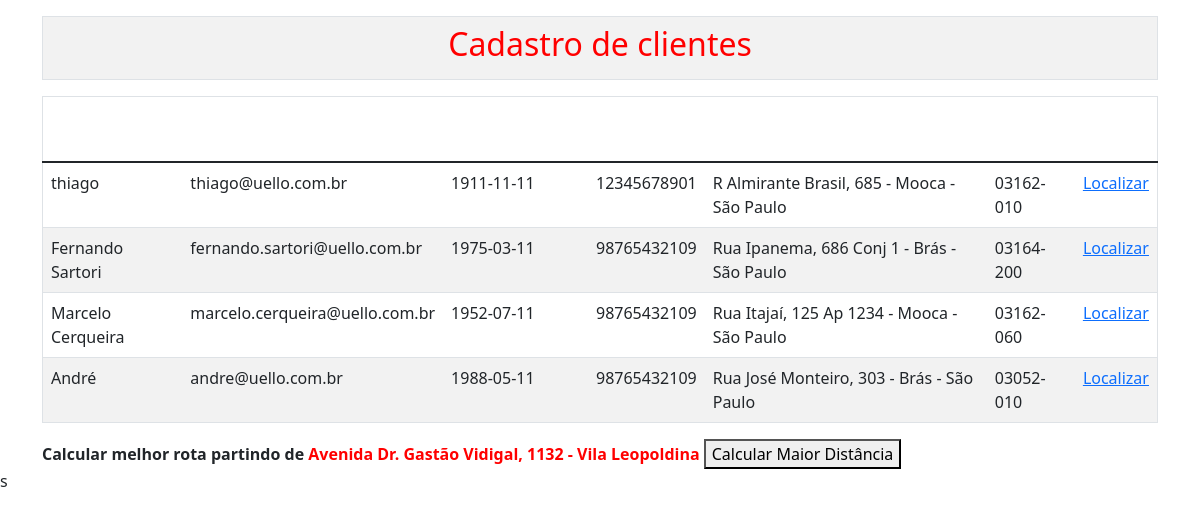
The page /cadastros.php on the database its author committed.
### tables this page shows
CREATE TABLE `cadastro` (
  `id` int(6) UNSIGNED NOT NULL,
  `nome` varchar(30) NOT NULL,
  `email` varchar(30) NOT NULL,
  `datanasc` date DEFAULT NULL,
  `cpf` varchar(11) NOT NULL,
  `endereco` varchar(70) NOT NULL,
  `cep` varchar(9) NOT NULL
);

### cadastros.php (the view, shortened to what this page needs)
<!DOCTYPE html PUBLIC "-//W3C//DTD XHTML 1.0 Transitional//EN" "http://www.w3.org/TR/xhtml1/DTD/xhtml1-transitional.dtd">
<html xmlns="http://www.w3.org/1999/xhtml">
<head>
	<link href="https://cdn.jsdelivr.net/npm/bootstrap@5.1.2/dist/css/bootstrap.min.css" rel="stylesheet">
</head>
<body>
  <div class="container mt-3">
  <table border="0" class="table">
	  <tr><th colspan="5" align="center" valign="top"><h2>Cadastro de clientes</h2></th>
	  </tr>
  </table>
	<?php
    include("crud/conexao.php");
    mysqli_select_db($conexao, 'geo');
    $query="SELECT * FROM cadastro ORDER BY endereco ASC";
	if ($query != null){
		$sql = mysqli_query($conexao, $query);
		echo '<table width="100%" border="1" class="table">';
		echo '<thead><tr>';
		echo '<th align="center">Nome</th>';
		echo '<th align="center">Email</th>';
		echo '<th align="center">Data Nascimento</th>';
		echo '<th>CPF</th>';
		echo '<th>Endereco</th>';
		echo '<th>CEP</th>';
		echo '</tr></thead>';
		echo '<tbody>';
		$enderecos=array();
		while($aux = mysqli_fetch_assoc($sql)) {
			echo '<tr>';
			echo '<td>'.$aux["nome"].'</td>';
			echo '<td>'.$aux["email"].'</td>';
			echo '<td>'.$aux["datanasc"].'</td>';
			echo '<td>'.$aux["cpf"].'</td>';
			echo '<td>'.$aux["endereco"].'</td>';
			echo '<td>'.$aux["cep"].'</td>';
			$endereco_localizacao=$aux["endereco"];
			$endereco_localizacao_junto = str_replace(" ", "", $endereco_localizacao);
			echo '<td><a href=localizacao.php?endereco='.$endereco_localizacao_junto.'>Localizar</a></td>';
			echo '</tr>';
			array_Push($enderecos, $endereco_localizacao_junto);
		}
		echo '</tbody></table>';
		echo '<strong>'.'Calcular melhor rota partindo de <font color="#FF0000">Avenida Dr. Gastão Vidigal, 1132 - Vila Leopoldina</font></strong>';
		?>
		<button onclick='location.href="calcula_maior_distancia.php?<?php $i=1; foreach($enderecos as $valor){ echo "endereco".$i."=".$valor."&"; $i++;} ?>"' type="button">Calcular Maior Distância</button>
	<?php } ?>
</div>
</body>
</html>

### cadastros.php (style rules this page uses)
table { border-collapse: collapse; width: 50%; border: 1px solid black; }
th, td { text-align: left; padding: 3px; }
tr:nth-child(even) { background-color: #f2f2f2 }
th { background-color: #ba0000; color: white; }
h2 { text-align: center; color: red; }

### rows shown on the page
cadastro: nome "thiago", email "thiago@uello.com.br", datanasc "1911-11-11", cpf "12345678901", endereco "R Almirante Brasil, 685 - Mooca - São Paulo", cep "03162-010"
cadastro: nome "Fernando Sartori", email "fernando.sartori@uello.com.br", datanasc "1975-03-11", cpf "98765432109", endereco "Rua Ipanema, 686 Conj 1 - Brás - São Paulo", cep "03164-200"
cadastro: nome "Marcelo Cerqueira", email "marcelo.cerqueira@uello.com.br", datanasc "1952-07-11", cpf "98765432109", endereco "Rua Itajaí, 125 Ap 1234 - Mooca - São Paulo", cep "03162-060"
cadastro: nome "André", email "andre@uello.com.br", datanasc "1988-05-11", cpf "98765432109", endereco "Rua José Monteiro, 303 - Brás - São Paulo", cep "03052-010"
